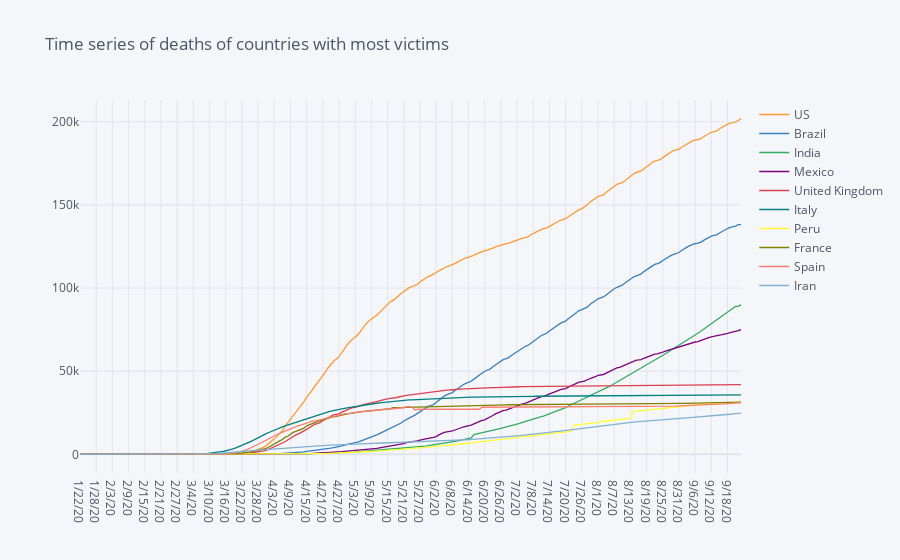

The notebook cell saved with this chart:
### Code cell
#get countries with most cases on last date in dataframe
death_df = death_df.sort_values(by = ts_country.columns[-1], ascending = False).head(10)
#drop last date as not always updated
#ts_country.drop(ts_country.columns[len(ts_country.columns)-1], axis=1, inplace=True)

death_df.transpose().iplot(title = 'Time series of deaths of countries with most victims')

### Figure 1 — Plotly figure (JSON) as saved in the notebook; plotly's stock layout.template omitted (floating-point values rounded to 4 significant figures; data arrays with more than 128 entries replaced by an {"elided": "..."} marker saying what was removed)
{"data": [{"line": {"color": "rgba(255, 153, 51, 1.0)", "dash": "solid", "shape": "linear", "width": 1.3}, "mode": "lines", "name": "US", "text": "", "type": "scatter", "x": {"elided": "246 str values"}, "y": {"elided": "246 int values"}}, {"line": {"color": "rgba(55, 128, 191, 1.0)", "dash": "solid", "shape": "linear", "width": 1.3}, "mode": "lines", "name": "Brazil", "text": "", "type": "scatter", "x": {"elided": "246 str values"}, "y": {"elided": "246 int values"}}, {"line": {"color": "rgba(50, 171, 96, 1.0)", "dash": "solid", "shape": "linear", "width": 1.3}, "mode": "lines", "name": "India", "text": "", "type": "scatter", "x": {"elided": "246 str values"}, "y": {"elided": "246 int values"}}, {"line": {"color": "rgba(128, 0, 128, 1.0)", "dash": "solid", "shape": "linear", "width": 1.3}, "mode": "lines", "name": "Mexico", "text": "", "type": "scatter", "x": {"elided": "246 str values"}, "y": {"elided": "246 int values"}}, {"line": {"color": "rgba(219, 64, 82, 1.0)", "dash": "solid", "shape": "linear", "width": 1.3}, "mode": "lines", "name": "United Kingdom", "text": "", "type": "scatter", "x": {"elided": "246 str values"}, "y": {"elided": "246 int values"}}, {"line": {"color": "rgba(0, 128, 128, 1.0)", "dash": "solid", "shape": "linear", "width": 1.3}, "mode": "lines", "name": "Italy", "text": "", "type": "scatter", "x": {"elided": "246 str values"}, "y": {"elided": "246 int values"}}, {"line": {"color": "rgba(255, 255, 51, 1.0)", "dash": "solid", "shape": "linear", "width": 1.3}, "mode": "lines", "name": "Peru", "text": "", "type": "scatter", "x": {"elided": "246 str values"}, "y": {"elided": "246 int values"}}, {"line": {"color": "rgba(128, 128, 0, 1.0)", "dash": "solid", "shape": "linear", "width": 1.3}, "mode": "lines", "name": "France", "text": "", "type": "scatter", "x": {"elided": "246 str values"}, "y": {"elided": "246 int values"}}, {"line": {"color": "rgba(251, 128, 114, 1.0)", "dash": "solid", "shape": "linear", "width": 1.3}, "mode": "lines", "name": "Spain", "text": "", "type": "scatter", "x": {"elided": "246 str values"}, "y": {"elided": "246 int values"}}, {"line": {"color": "rgba(128, 177, 211, 1.0)", "dash": "solid", "shape": "linear", "width": 1.3}, "mode": "lines", "name": "Iran", "text": "", "type": "scatter", "x": {"elided": "246 str values"}, "y": {"elided": "246 int values"}}], "layout": {"legend": {"bgcolor": "#F5F6F9", "font": {"color": "#4D5663"}}, "paper_bgcolor": "#F5F6F9", "plot_bgcolor": "#F5F6F9", "title": {"font": {"color": "#4D5663"}, "text": "Time series of deaths of countries with most victims"}, "xaxis": {"gridcolor": "#E1E5ED", "showgrid": true, "tickfont": {"color": "#4D5663"}, "title": {"font": {"color": "#4D5663"}, "text": ""}, "zerolinecolor": "#E1E5ED"}, "yaxis": {"gridcolor": "#E1E5ED", "showgrid": true, "tickfont": {"color": "#4D5663"}, "title": {"font": {"color": "#4D5663"}, "text": ""}, "zerolinecolor": "#E1E5ED"}}}
